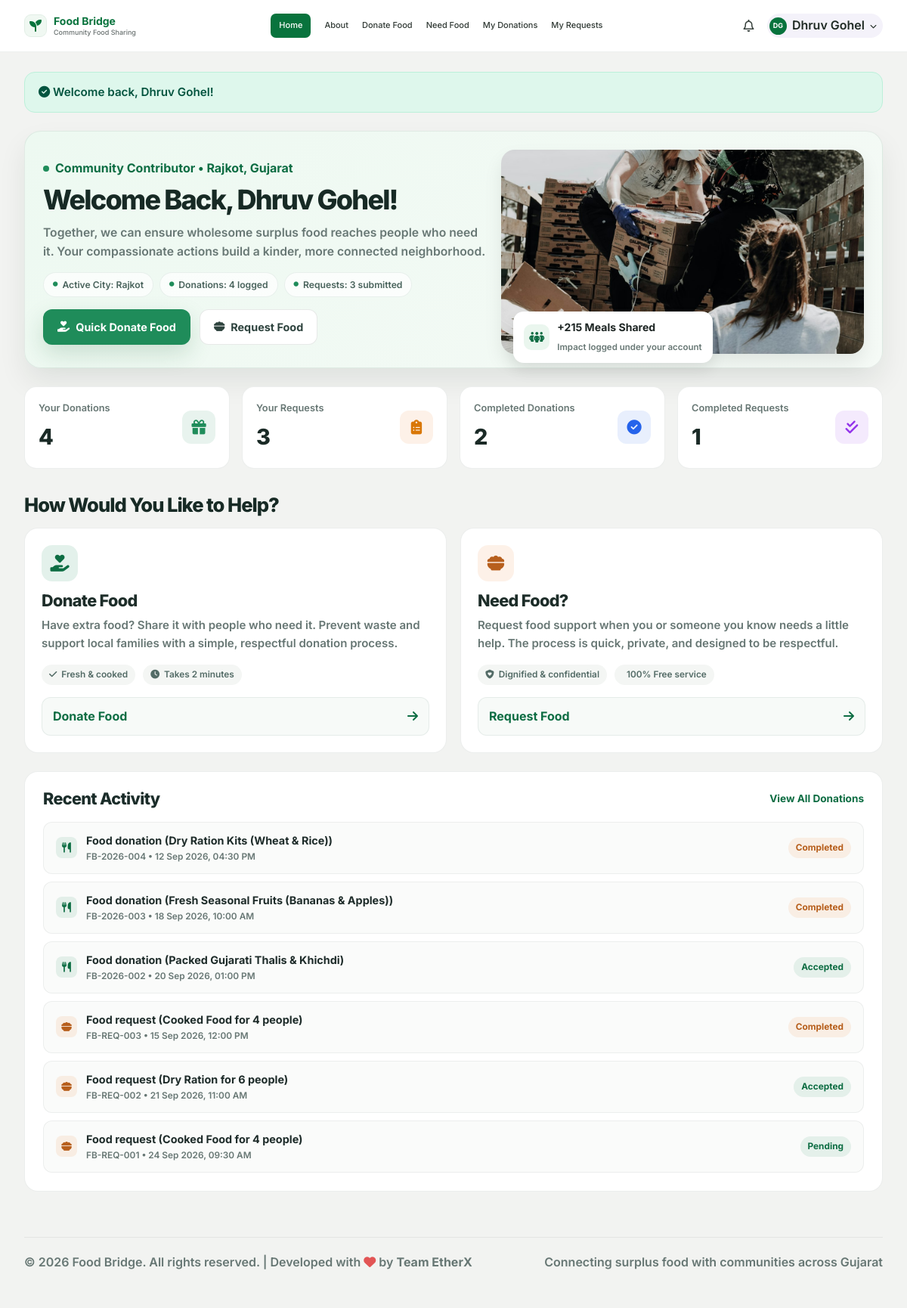
/dashboard.php (signed in), run on the app's committed database.
### tables this page shows
CREATE TABLE IF NOT EXISTS `users` (
  `id` INT AUTO_INCREMENT PRIMARY KEY,
  `name` VARCHAR(150) NOT NULL,
  `email` VARCHAR(150) NOT NULL UNIQUE,
  `phone` VARCHAR(30) NOT NULL,
  `password` VARCHAR(255) NOT NULL,
  `city` VARCHAR(100) NOT NULL,
  `role` ENUM('user', 'admin') DEFAULT 'user',
  `status` ENUM('Active', 'Inactive', 'Blocked') DEFAULT 'Active',
  `created_at` DATETIME DEFAULT CURRENT_TIMESTAMP,
  `updated_at` DATETIME DEFAULT CURRENT_TIMESTAMP ON UPDATE CURRENT_TIMESTAMP,
  INDEX `idx_users_phone` (`phone`)
);

CREATE TABLE IF NOT EXISTS `donations` (
  `id` INT AUTO_INCREMENT PRIMARY KEY,
  `donation_code` VARCHAR(50) NOT NULL UNIQUE,
  `user_id` INT NOT NULL,
  `food_name` VARCHAR(255) NOT NULL,
  `food_type` VARCHAR(100) NOT NULL,
  `quantity` DECIMAL(10,2) NOT NULL,
  `unit` VARCHAR(50) NOT NULL DEFAULT 'Kg',
  `serves` INT NOT NULL DEFAULT 10,
  `available_date` DATE NOT NULL,
  `available_time` VARCHAR(50) NOT NULL,
  `food_photo` VARCHAR(255) DEFAULT NULL,
  `notes` TEXT DEFAULT NULL,
  `city_id` INT NOT NULL,
  `organization_id` INT NOT NULL,
  `pickup_address` TEXT DEFAULT NULL,
  `contact_phone` VARCHAR(50) DEFAULT NULL,
  `status` ENUM('Pending', 'Accepted', 'Completed', 'Cancelled') DEFAULT 'Pending',
  `created_at` DATETIME DEFAULT CURRENT_TIMESTAMP,
  `updated_at` DATETIME DEFAULT CURRENT_TIMESTAMP ON UPDATE CURRENT_TIMESTAMP,
  INDEX `idx_don_status` (`status`),
  INDEX `idx_don_created` (`created_at`),
  FOREIGN KEY (`user_id`) REFERENCES `users`(`id`) ON DELETE CASCADE,
  FOREIGN KEY (`city_id`) REFERENCES `cities`(`id`) ON DELETE RESTRICT,
  FOREIGN KEY (`organization_id`) REFERENCES `organizations`(`id`) ON DELETE RESTRICT
);

CREATE TABLE IF NOT EXISTS `food_requests` (
  `id` INT AUTO_INCREMENT PRIMARY KEY,
  `request_code` VARCHAR(50) NOT NULL UNIQUE,
  `user_id` INT NOT NULL,
  `food_type` VARCHAR(100) NOT NULL,
  `dietary_category` VARCHAR(100) DEFAULT 'Vegetarian',
  `people_count` INT NOT NULL DEFAULT 2,
  `city` VARCHAR(100) NOT NULL,
  `required_date` DATE NOT NULL,
  `notes` TEXT DEFAULT NULL,
  `assigned_org_id` INT DEFAULT NULL,
  `contact_window` VARCHAR(100) DEFAULT 'Today, 1:30 PM',
  `status` ENUM('Pending', 'Accepted', 'Completed', 'Cancelled') DEFAULT 'Pending',
  `created_at` DATETIME DEFAULT CURRENT_TIMESTAMP,
  `updated_at` DATETIME DEFAULT CURRENT_TIMESTAMP ON UPDATE CURRENT_TIMESTAMP,
  INDEX `idx_fr_status` (`status`),
  INDEX `idx_fr_org` (`assigned_org_id`),
  INDEX `idx_fr_created` (`created_at`),
  FOREIGN KEY (`user_id`) REFERENCES `users`(`id`) ON DELETE CASCADE
);

### config/auth.php (called while the page is built, shortened)
<?php
require_once __DIR__ . '/db.php';
function isLoggedIn(): bool {
    return isset($_SESSION['user_id']) && !empty($_SESSION['user_id']);
}
function currentUser(): ?array {
    static $user = null;
    if ($user === null) {
        $db = getDB();
        $stmt = $db->prepare("SELECT id, name, email, phone, city, role, status, created_at FROM users WHERE id = ?");
        $stmt->execute([$_SESSION['user_id']]);
        $user = $stmt->fetch() ?: null;
    }
    return $user;
}

### config/db.php (called while the page is built, shortened)
<?php
function getFlash(): ?array {
    if (isset($_SESSION['flash'])) {
        $flash = $_SESSION['flash'];
        return $flash;
    }
    return null;
}

### dashboard.php (the view, shortened to what this page needs)
<?php
require_once __DIR__ . '/config/db.php';
require_once __DIR__ . '/config/auth.php';
$user = currentUser();
$db = getDB();
$flash = getFlash();
$statStmt = $db->prepare("SELECT
    COUNT(*) as total_donations,
    COALESCE(SUM(CASE WHEN status = 'Completed' THEN 1 ELSE 0 END), 0) as completed_donations,
    COALESCE(SUM(CASE WHEN status = 'Pending' THEN 1 ELSE 0 END), 0) as pending_donations,
    COALESCE(SUM(serves), 0) as total_servings
    FROM donations WHERE user_id = ?");
$statStmt->execute([$user['id']]);
$userDonationStats = $statStmt->fetch() ?: ['total_donations' => 0, 'completed_donations' => 0, 'pending_donations' => 0, 'total_servings' => 0];
$reqStatStmt = $db->prepare("SELECT
    COUNT(*) as total_requests,
    COALESCE(SUM(CASE WHEN status = 'Completed' THEN 1 ELSE 0 END), 0) as completed_requests,
    COALESCE(SUM(CASE WHEN status = 'Pending' THEN 1 ELSE 0 END), 0) as pending_requests
    FROM food_requests WHERE user_id = ?");
$reqStatStmt->execute([$user['id']]);
$userReqStats = $reqStatStmt->fetch() ?: ['total_requests' => 0, 'completed_requests' => 0, 'pending_requests' => 0];
$recentDonationsStmt = $db->prepare("SELECT donation_code, food_name, city_id, status, created_at, serves FROM donations WHERE user_id = ? ORDER BY id DESC LIMIT 3");
$recentDonationsStmt->execute([$user['id']]);
$recentDonations = $recentDonationsStmt->fetchAll();
$recentRequestsStmt = $db->prepare("SELECT request_code, food_type, city, status, created_at, people_count FROM food_requests WHERE user_id = ? ORDER BY id DESC LIMIT 3");
$recentRequestsStmt->execute([$user['id']]);
$recentRequests = $recentRequestsStmt->fetchAll();
?>
<!DOCTYPE html>
<html lang="en">
<head>
  <link rel="stylesheet" href="https://cdnjs.cloudflare.com/ajax/libs/font-awesome/6.5.0/css/all.min.css" />
  <link rel="stylesheet" href="css/style.css" />
  <link rel="stylesheet" href="css/app-header.css" />
</head>
<body>
  <?php $activeHeaderPage = 'home'; include __DIR__ . '/includes/app-header.php'; ?>
  <div class="page-shell">
    <main class="dashboard">
      <?php if ($flash): ?>
        <div style="background: #def7ec; color: #03543f; padding: 14px 18px; border-radius: 14px; font-size: 0.95rem; border: 1px solid #bcf0da;">
          <i class="fa-solid fa-circle-check"></i> <?php echo htmlspecialchars($flash['message']); ?>
        </div>
      <?php endif; ?>
      <section class="welcome-card">
        <div class="welcome-copy">
          <div class="status-row">
            <span class="status-dot"></span>
            <span>Community Contributor • <?php echo htmlspecialchars($user['city']); ?>, Gujarat</span>
          </div>
          <h1>Welcome Back, <?php echo htmlspecialchars($user['name']); ?>!</h1>
          <p>Together, we can ensure wholesome surplus food reaches people who need it. Your compassionate actions build a kinder, more connected neighborhood.</p>
          <div class="chip-grid">
            <span class="chip"><i class="fa-solid fa-circle"></i> Active City: <?php echo htmlspecialchars($user['city']); ?></span>
            <span class="chip"><i class="fa-solid fa-circle"></i> Donations: <?php echo intval($userDonationStats['total_donations']); ?> logged</span>
            <span class="chip"><i class="fa-solid fa-circle"></i> Requests: <?php echo intval($userReqStats['total_requests']); ?> submitted</span>
          </div>
          <div class="cta-row">
            <a href="donate-food.php" class="btn btn-green"><i class="fa-solid fa-hand-holding-heart"></i> Quick Donate Food</a>
            <a href="need-food.php" class="btn btn-soft"><i class="fa-solid fa-bowl-food"></i> Request Food</a>
          </div>
        </div>
        <div class="welcome-visual">
          <div class="welcome-photo">
            <img src="images/food-rescue.jpg" alt="Community food rescue and distribution" />
          </div>
          <div class="visual-card">
            <div class="mini-icon"><i class="fa-solid fa-people-group"></i></div>
            <div>
              <strong>+<?php echo intval($userDonationStats['total_servings'] ?? 0); ?> Meals Shared</strong>
              <span>Impact logged under your account</span>
            </div>
          </div>
        </div>
      </section>
      <section class="summary-row" aria-label="Your impact summary">
        <article class="summary-card">
          <div class="summary-left">
            <span class="summary-label">Your Donations</span>
            <span class="summary-value"><?php echo intval($userDonationStats['total_donations']); ?></span>
          </div>
          <div class="summary-icon"><i class="fa-solid fa-gift"></i></div>
        </article>
        <article class="summary-card orange">
          <div class="summary-left">
            <span class="summary-label">Your Requests</span>
            <span class="summary-value"><?php echo intval($userReqStats['total_requests']); ?></span>
          </div>
          <div class="summary-icon"><i class="fa-solid fa-clipboard-list"></i></div>
        </article>
        <article class="summary-card blue">
          <div class="summary-left">
            <span class="summary-label">Completed Donations</span>
            <span class="summary-value"><?php echo intval($userDonationStats['completed_donations']); ?></span>
          </div>
          <div class="summary-icon"><i class="fa-solid fa-circle-check"></i></div>
        </article>
        <article class="summary-card purple">
          <div class="summary-left">
            <span class="summary-label">Completed Requests</span>
            <span class="summary-value"><?php echo intval($userReqStats['completed_requests']); ?></span>
          </div>
          <div class="summary-icon"><i class="fa-solid fa-check-double"></i></div>
        </article>
      </section>
      <section class="help-section" id="actions">
        <div class="section-head">
          <h2>How Would You Like to Help?</h2>
        </div>
        <div class="help-grid">
          <article class="help-card">
            <div class="help-card-header">
              <div class="help-icon"><i class="fa-solid fa-hand-holding-heart"></i></div>
            </div>
            <h3>Donate Food</h3>
            <p>Have extra food? Share it with people who need it. Prevent waste and support local families with a simple, respectful donation process.</p>
            <div class="meta-row">
              <span class="meta-pill"><i class="fa-solid fa-check"></i> Fresh &amp; cooked</span>
              <span class="meta-pill"><i class="fa-solid fa-clock"></i> Takes 2 minutes</span>
            </div>
            <a href="donate-food.php" class="help-link">Donate Food <i class="fa-solid fa-arrow-right"></i></a>
          </article>
          <article class="help-card orange">
            <div class="help-card-header">
              <div class="help-icon"><i class="fa-solid fa-bowl-food"></i></div>
            </div>
            <h3>Need Food?</h3>
            <p>Request food support when you or someone you know needs a little help. The process is quick, private, and designed to be respectful.</p>
            <div class="meta-row">
              <span class="meta-pill"><i class="fa-solid fa-shield-heart"></i> Dignified &amp; confidential</span>
              <span class="meta-pill"><i class="fa-solid fa-sparkles"></i> 100% Free service</span>
            </div>
            <a href="need-food.php" class="help-link">Request Food <i class="fa-solid fa-arrow-right"></i></a>
          </article>
        </div>
      </section>
      <section class="activity" id="recent-activity" aria-label="Recent activity">
        <div class="activity-header">
          <h3>Recent Activity</h3>
          <a href="my-donations.php" class="view-link">View All Donations</a>
        </div>
        <div class="activity-list">
          <?php foreach ($recentDonations as $d): ?>
            <article class="activity-item">
              <div class="activity-main">
                <div class="activity-bullet"><i class="fa-solid fa-utensils"></i></div>
                <div class="activity-text">
                  <strong>Food donation (<?php echo htmlspecialchars($d['food_name']); ?>)</strong>
                  <span><?php echo htmlspecialchars($d['donation_code']); ?> • <?php echo date('d M Y, h:i A', strtotime($d['created_at'])); ?></span>
                </div>
              </div>
              <span class="status-badge <?php echo $d['status'] === 'Completed' ? 'complete' : ''; ?>"><?php echo htmlspecialchars($d['status']); ?></span>
            </article>
          <?php endforeach; ?>
          <?php foreach ($recentRequests as $r): ?>
            <article class="activity-item">
              <div class="activity-main">
                <div class="activity-bullet" style="background: rgba(239,139,65,0.12); color: #b75f1d;"><i class="fa-solid fa-bowl-food"></i></div>
                <div class="activity-text">
                  <strong>Food request (<?php echo htmlspecialchars($r['food_type']); ?> for <?php echo htmlspecialchars($r['people_count']); ?> people)</strong>
                  <span><?php echo htmlspecialchars($r['request_code']); ?> • <?php echo date('d M Y, h:i A', strtotime($r['created_at'])); ?></span>
                </div>
              </div>
              <span class="status-badge <?php echo $r['status'] === 'Completed' ? 'complete' : ''; ?>"><?php echo htmlspecialchars($r['status']); ?></span>
            </article>
          <?php endforeach; ?>
        </div>
      </section>
      <footer class="dashboard-footer-bottom" style="margin-top: 36px; padding: 20px 0; border-top: 1px solid rgba(0,0,0,0.06); display: flex; justify-content: space-between; align-items: center; color: var(--muted); font-size: 0.85rem;">
        <p>© <?php echo date('Y'); ?> Food Bridge. All rights reserved. | Developed with <i class="fa-solid fa-heart" style="color: #e25555;"></i> by <strong>Team EtherX</strong></p>
        <p>Connecting surplus food with communities across Gujarat</p>
      </footer>
    </main>
  </div>
</body>
</html>

### includes/app-header.php (shortened to what this page needs)
<?php
$activeHeaderPage = $activeHeaderPage ?? '';
$headerNavigation = [
    ['page' => 'home', 'label' => 'Home', 'href' => 'dashboard.php'],
    ['page' => 'about', 'label' => 'About', 'href' => 'about.php'],
    ['page' => 'donate', 'label' => 'Donate Food', 'href' => 'donate-food.php'],
    ['page' => 'need', 'label' => 'Need Food', 'href' => 'need-food.php'],
    ['page' => 'donations', 'label' => 'My Donations', 'href' => 'my-donations.php'],
    ['page' => 'requests', 'label' => 'My Requests', 'href' => 'my-requests.php'],
];
$user = currentUser();
$userName = $user ? $user['name'] : 'Dhruv Gohel';
$nameParts = preg_split('/\s+/', trim($userName));
$initials = '';
if (!empty($nameParts)) {
    $initials = mb_strtoupper(mb_substr($nameParts[0], 0, 1));
    if (count($nameParts) > 1) {
        $initials .= mb_strtoupper(mb_substr(end($nameParts), 0, 1));
    }
} else {
    $initials = 'DG';
}
?>
<header class="app-header">
  <div class="app-header-inner">
    <a class="app-header-brand" href="dashboard.php" aria-label="Food Bridge home">
      <span class="app-header-mark" aria-hidden="true"><i class="fa-solid fa-seedling"></i></span>
      <span class="app-header-brand-copy">
        <span class="app-header-brand-name">Food Bridge</span>
        <span class="app-header-brand-subtitle">Community Food Sharing</span>
      </span>
    </a>
    <nav class="app-header-nav" id="app-main-nav" aria-label="Main navigation">
      <?php foreach ($headerNavigation as $item): ?>
        <a href="<?php echo htmlspecialchars($item['href'], ENT_QUOTES, 'UTF-8'); ?>"<?php echo $activeHeaderPage === $item['page'] ? ' class="is-active" aria-current="page"' : ''; ?>>
          <?php echo htmlspecialchars($item['label'], ENT_QUOTES, 'UTF-8'); ?>
        </a>
      <?php endforeach; ?>
    </nav>
    <div class="app-header-actions">
      <a href="need-food.php" class="app-header-notifications" aria-label="Need food notifications" title="Food Requests">
        <i class="fa-regular fa-bell" aria-hidden="true"></i>
      </a>
      <details class="app-header-user-menu">
        <summary>
          <span class="app-header-avatar"><?php echo htmlspecialchars($initials); ?></span>
          <span class="app-header-name"><?php echo htmlspecialchars($userName); ?></span>
          <i class="fa-solid fa-chevron-down" aria-hidden="true"></i>
        </summary>
      </details>
    </div>
  </div>
</header>

### data on the page
users: name "DG", name "Dhruv Gohel", city "Rajkot"
donations: food_name "Dry Ration Kits (Wheat & Rice)", donation_code "FB-2026-004", created_at "12 Sep 2026, 04:30 PM", status "Completed"
donations: food_name "Fresh Seasonal Fruits (Bananas & Apples)", donation_code "FB-2026-003", created_at "18 Sep 2026, 10:00 AM", status "Completed"
donations: food_name "Packed Gujarati Thalis & Khichdi", donation_code "FB-2026-002", created_at "20 Sep 2026, 01:00 PM", status "Accepted"
food_requests: food_type "Cooked Food", people_count "4", request_code "FB-REQ-003", created_at "15 Sep 2026, 12:00 PM", status "Completed"
food_requests: food_type "Dry Ration", people_count "6", request_code "FB-REQ-002", created_at "21 Sep 2026, 11:00 AM", status "Accepted"
food_requests: food_type "Cooked Food", people_count "4", request_code "FB-REQ-001", created_at "24 Sep 2026, 09:30 AM", status "Pending"

### other printed values
$item['label'] "Home"
$item['label'] "About"
$item['label'] "Donate Food"
$item['label'] "Need Food"
$item['label'] "My Donations"
$item['label'] "My Requests"
$flash['message'] "Welcome back, Dhruv Gohel!"
$userDonationStats['total_donations'] "4"
$userReqStats['total_requests'] "3"
$userDonationStats['total_servings'] "215"
$userDonationStats['completed_donations'] "2"
$userReqStats['completed_requests'] "1"
